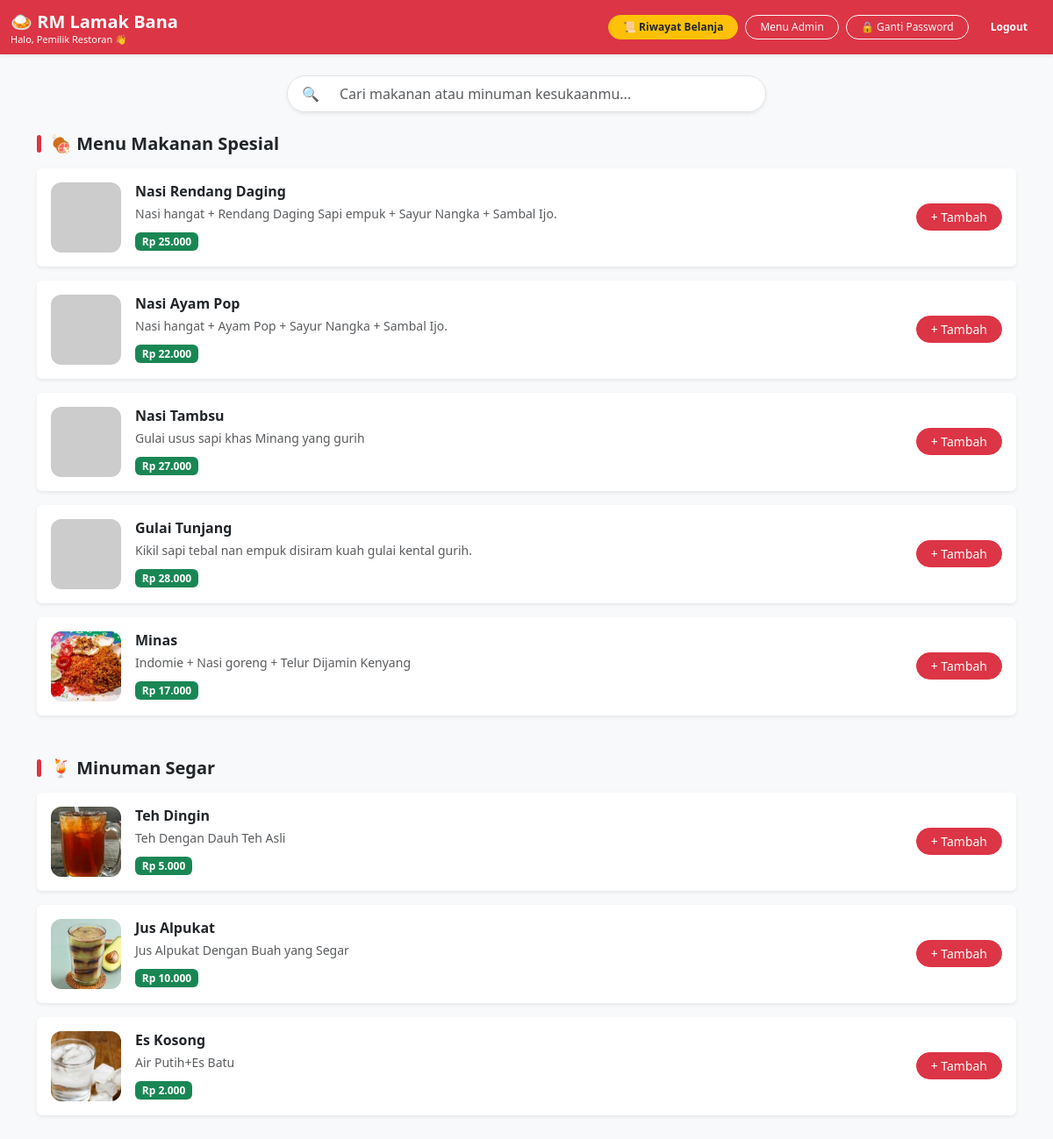
Screenshot of / (signed in) with the database file from the repository.
### tables this page shows
CREATE TABLE `menu` (
  `id` int(11) NOT NULL,
  `nama_menu` varchar(100) NOT NULL,
  `harga` int(11) NOT NULL,
  `deskripsi` text NOT NULL,
  `kategori` enum('makanan','minuman') DEFAULT 'makanan',
  `foto` varchar(255) NOT NULL
);

### index.php (the view, shortened to what this page needs)
<?php
include 'koneksi.php';
$ambil_makanan = mysqli_query($konek, "SELECT * FROM menu WHERE kategori = 'makanan'");
$ambil_minuman = mysqli_query($konek, "SELECT * FROM menu WHERE kategori = 'minuman'");
?>
<!DOCTYPE html>
<html lang="id">
<head>
    <link href="https://cdn.jsdelivr.net/npm/bootstrap@5.3.0/dist/css/bootstrap.min.css" rel="stylesheet">
</head>
<body class="bg-light" style="padding-bottom: 180px;">
    <nav class="navbar navbar-dark bg-danger sticky-top shadow-sm">
        <div class="container-fluid">
            <div class="d-flex flex-column">
                <span class="navbar-brand mb-0 h1 fw-bold pb-0">🍛 RM Lamak Bana</span>
                <small class="text-white" style="font-size: 11px;">Halo, <?php echo isset($_SESSION['nama']) ? $_SESSION['nama'] : 'Pelanggan'; ?> 👋</small>
            </div>
            <div class="d-flex align-items-center">
                <a href="riwayat_saya.php" class="btn btn-warning btn-sm rounded-pill px-3 me-2 fw-bold text-dark" style="font-size: 12px;">📜 Riwayat Belanja</a>
                <?php if (isset($_SESSION['role']) && strtolower($_SESSION['role']) === 'admin') { ?>
                    <a href="admin.php" class="btn btn-outline-light btn-sm rounded-pill px-3 me-2" style="font-size: 12px;">Menu Admin</a>
                <?php } ?>
                <a href="ganti_password.php" class="btn btn-outline-light btn-sm rounded-pill px-3 me-2" style="font-size: 12px;">🔒 Ganti Password</a>
                <a href="logout.php" class="btn btn-danger btn-sm rounded-pill px-3 fw-bold" style="font-size: 12px;" onclick="return confirm('Apakah Anda yakin ingin keluar?')">Logout</a>
            </div>
        </div>
    </nav>
    <div class="container pt-4">
        <div class="row justify-content-center mb-4">
            <div class="col-md-6">
                <div class="input-group shadow-sm rounded-pill overflow-hidden border">
                    <span class="input-group-text bg-white border-0 ps-3">🔍</span>
                    <input type="text" id="cariMenu" class="form-control border-0 py-2" placeholder="Cari makanan atau minuman kesukaanmu...">
                </div>
            </div>
        </div>
    </div>
    <div class="container">
        <h5 class="fw-bold mb-3 judul-kategori text-dark">🍖 Menu Makanan Spesial</h5>
        <div class="row g-3 mb-5">
            <?php
            while($menu = mysqli_fetch_assoc($ambil_makanan)) {
            ?>
            <div class="col-12 item-menu">
                <div class="card shadow-sm border-0">
                    <div class="card-body d-flex align-items-center">
                        <img src="<?php echo $menu['foto']; ?>" class="foto-menu me-3" onerror="this.src='https://placehold.co/80x80?text=Makanan'">
                        <div class="flex-grow-1">
                            <h6 class="fw-bold mb-1 nama-menu"><?php echo $menu['nama_menu']; ?></h6>
                            <p class="text-muted small mb-2"><?php echo $menu['deskripsi']; ?></p>
                            <span class="badge bg-success">Rp <?php echo number_format($menu['harga'], 0, ',', '.'); ?></span>
                        </div>
                        <button class="btn btn-danger btn-sm rounded-pill px-3 ms-2 btn-tambah"
                                data-nama="<?php echo htmlspecialchars($menu['nama_menu'], ENT_QUOTES, 'UTF-8'); ?>"
                                data-harga="<?php echo $menu['harga']; ?>">
                            + Tambah
                        </button>
                    </div>
                </div>
            </div>
            <?php } ?>
        </div>
        <h5 class="fw-bold mb-3 judul-kategori text-dark">🍹 Minuman Segar</h5>
        <div class="row g-3">
            <?php
            while($menu = mysqli_fetch_assoc($ambil_minuman)) {
            ?>
            <div class="col-12 item-menu">
                <div class="card shadow-sm border-0">
                    <div class="card-body d-flex align-items-center">
                        <img src="<?php echo $menu['foto']; ?>" class="foto-menu me-3" onerror="this.src='https://placehold.co/80x80?text=Minuman'">
                        <div class="flex-grow-1">
                            <h6 class="fw-bold mb-1 nama-menu"><?php echo $menu['nama_menu']; ?></h6>
                            <p class="text-muted small mb-2"><?php echo $menu['deskripsi']; ?></p>
                            <span class="badge bg-success">Rp <?php echo number_format($menu['harga'], 0, ',', '.'); ?></span>
                        </div>
                        <button class="btn btn-danger btn-sm rounded-pill px-3 ms-2 btn-tambah"
                                data-nama="<?php echo htmlspecialchars($menu['nama_menu'], ENT_QUOTES, 'UTF-8'); ?>"
                                data-harga="<?php echo $menu['harga']; ?>">
                            + Tambah
                        </button>
                    </div>
                </div>
            </div>
            <?php } ?>
        </div>
    </div>
</body>
</html>

### index.php (style rules this page uses)
.foto-menu { width: 80px; height: 80px; object-fit: cover; border-radius: 12px; }
.judul-kategori { position: relative; padding-left: 15px; }
.judul-kategori::before { content: ''; position: absolute; left: 0; top: 2px; bottom: 2px; width: 5px; background-color: #dc3545; border-radius: 3px; }

### rows the page displays
menu: nama_menu "Nasi Rendang Daging", deskripsi "Nasi hangat + Rendang Daging Sapi empuk + Sayur Nangka + Sambal Ijo.", harga "25.000"
menu: nama_menu "Nasi Ayam Pop", deskripsi "Nasi hangat + Ayam Pop + Sayur Nangka + Sambal Ijo.", harga "22.000"
menu: nama_menu "Nasi Tambsu", deskripsi "Gulai usus sapi khas Minang yang gurih", harga "27.000"
menu: nama_menu "Gulai Tunjang", deskripsi "Kikil sapi tebal nan empuk disiram kuah gulai kental gurih.", harga "28.000"
menu: foto (picture), nama_menu "Minas", deskripsi "Indomie + Nasi goreng + Telur Dijamin Kenyang", harga "17.000"
menu: foto (picture), nama_menu "Teh Dingin", deskripsi "Teh Dengan Dauh Teh Asli", harga "5.000"
menu: foto (picture), nama_menu "Jus Alpukat", deskripsi "Jus Alpukat Dengan Buah yang Segar", harga "10.000"
menu: foto (picture), nama_menu "Es Kosong", deskripsi "Air Putih+Es Batu", harga "2.000"

### other values shown
$_SESSION['nama'] "Pemilik Restoran"
